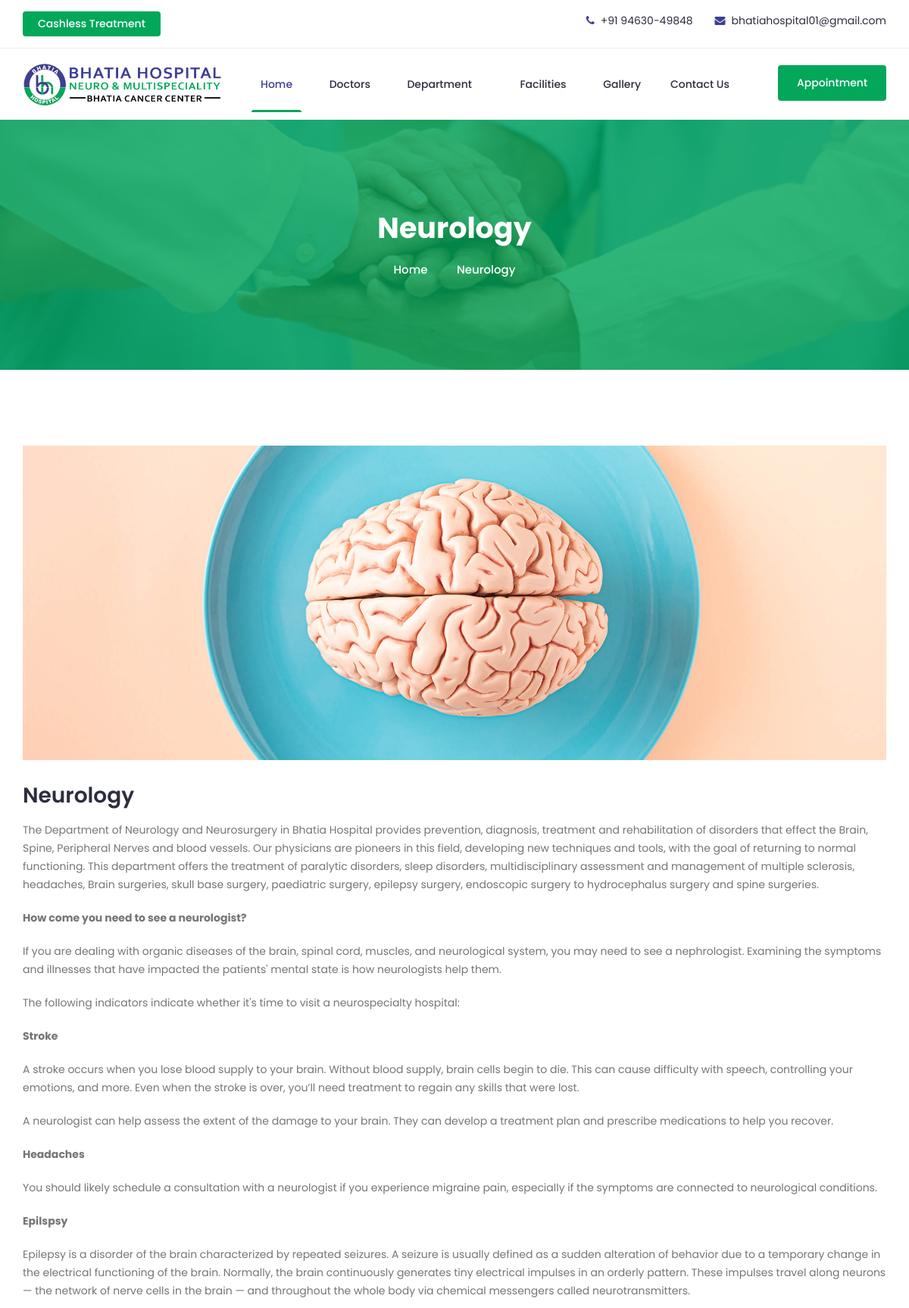
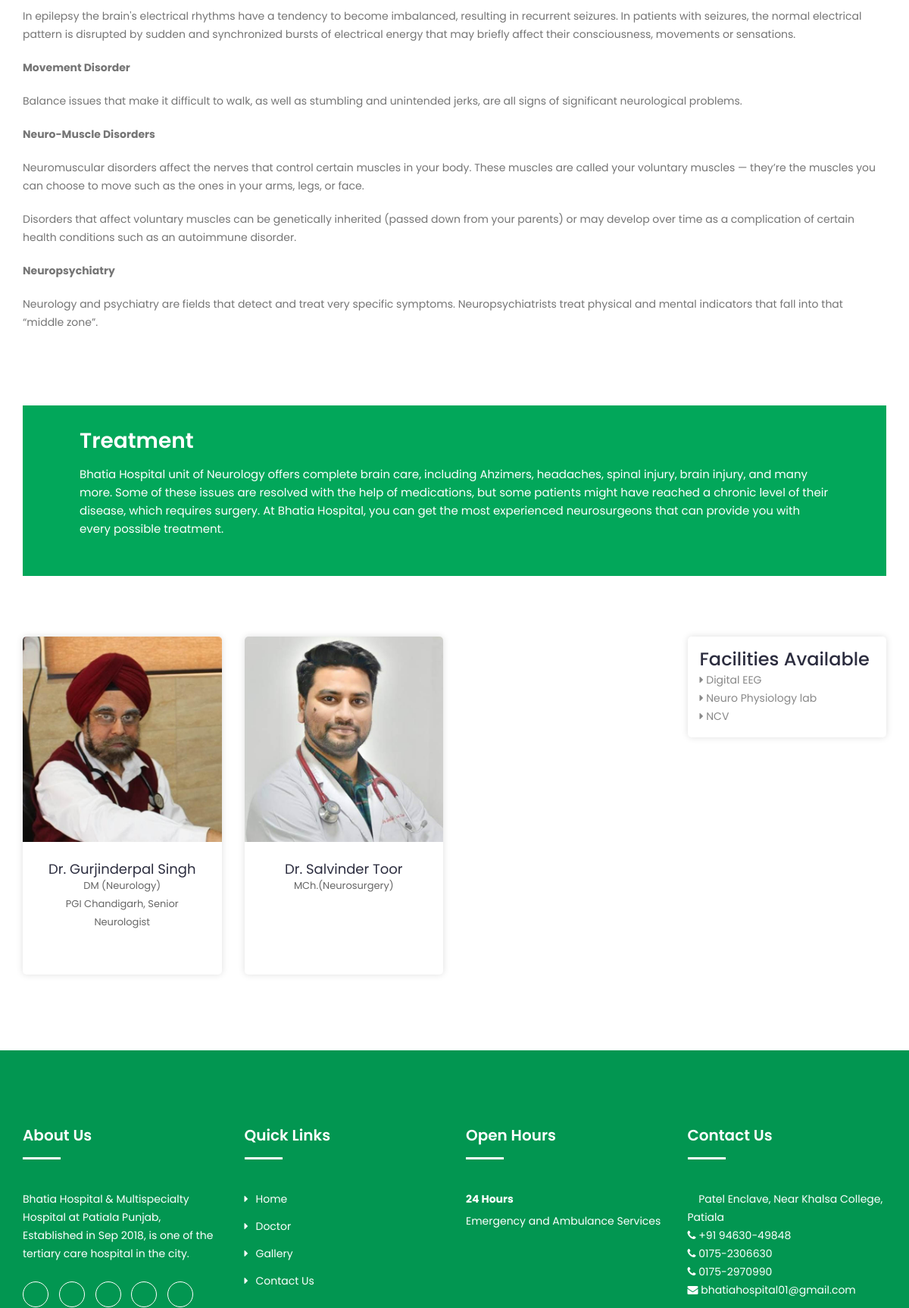
/Neurology.php?dep=Neurology (upper part), run on the app's committed database (2 pictures, top to bottom).
### tables this page shows
CREATE TABLE `department` (
  `dep_id` int(11) NOT NULL,
  `dep_title` text NOT NULL,
  `dep_des` text NOT NULL,
  `dep_feat_img` varchar(200) NOT NULL,
  `treatments` text NOT NULL,
  `orderno` int(11) NOT NULL
);

### Neurology.php (the view, shortened to what this page needs)
<?php include_once 'header.php';?>
<?php include_once 'connect.php'; ?>
<div class="breadcrumbs overlay">
<div class="container">
<div class="bread-inner">
<div class="row">
<div class="col-12">
<h2>Neurology</h2>
<ul class="bread-list">
<li><a href="index.php">Home</a></li>
<li><i class="icofont-simple-right"></i></li>
<li class="active">Neurology</li>
</ul>
</div>
</div>
</div>
</div>
</div>
<div class="service-details-area section">
<div class="container">
<div class="services-details-img">
<?php
	$sql="select * from department where dep_title='".$_GET['dep']."'";
	$rs=$conn->query($sql);
	while($row = $rs->fetch_assoc())
	{
?>
<img src="admin2/files/<?php echo $row['dep_feat_img']; ?>" alt="#"  >
<h2><?php echo $row['dep_title']; ?></h2>
<?php echo htmlspecialchars_decode($row['dep_des']); ?>
</div>
<br></br>
<div class="services-details-img">
<blockquote>
	<h2>Treatment</h2>
	<?php echo htmlspecialchars_decode($row['treatments']); ?>
</blockquote>
</div>
</div>
<?php
	}
?>
<section class="team single-page">
<div class="container">
<div class="row">
<div class="col-lg-3 col-md-6 col-12">
<div class="single-team">
<div class="t-head">
<img src="img/gurjinderpal.jpg" alt="#">
</div>
<div class="t-bottom">
<h2><a href="Dr-Gurjinderpal-Singh.php">Dr. Gurjinderpal Singh </a></h2>
<p>DM (Neurology)<br>PGI Chandigarh, Senior Neurologist</p>
</div>
</div>
</div>
<div class="col-lg-3 col-md-6 col-12">
<div class="single-team">
<div class="t-head">
<img src="img/Dr-Salvinder-Toor.jpg" alt="#">
</div>
<div class="t-bottom"><h2>
<a href="Dr-Salvinder-Toor.php">Dr. Salvinder Toor </a>
</h2><p>MCh.(Neurosurgery)</p>
</div>
</div>
</div>
<div class="col-lg-3 col-md-6 col-12"></div>
<div class="col-lg-3 col-md-6 col-12">
<div class="single-team1">
<h4>Facilities Available</h4>
<ul>
<li><i class="fa fa-caret-right"></i> Digital EEG</li>
<li><i class="fa fa-caret-right"></i> Neuro Physiology lab </li>
<li><i class="fa fa-caret-right"></i> NCV </li>
</ul>
</div>
</div>
</div>
</div>
</div>
<?php include_once 'footer.php';?>

### css/color/color1.css (style rules this page uses)
.accordion li a.active,#scrollUp,.team .t-icon a,.slicknav_menu .slicknav_icon-bar,.color-plate .color-plate-icon,.header .nav li a::before,.header .single-widget i,.header .right-bar a,.header .search-form button,.slider .single-slider .btn,.slider .single-slider .btn.primary:before,.slider .owl-carousel .owl-nav div,.schedule .single-schedule,.schedule .single-schedule:before,.Feautes .single-features:hover .signle-icon i,.why-choose .choose-left h3:before,.why-choose .choose-left .list li i,.why-choose .choose-right .video,.call-action .content .btn:before,.call-action .content .btn:hover,.portfolio .single-pf:before,.pf-details .image-slider .owl-carousel .owl-nav div:hover,.pf-details .date,.pf-details .body-text .share ul li a:hover,.services-details-img blockquote,.departments .department-tab .tab-pane .department-left .list li i,.pricing-table .table-list i,.doctor-details-area .doctor-details-left .social li a:hover,.blog .single-news .news-content:before,.blog .single-news .news-body .date,.main-sidebar .single-widget .title::before,.main-sidebar .search .button:hover,.main-sidebar .side-tags .tag a:hover,.news-single .prev-next li a:hover,.news-single .single-comments a,.news-single .form-group.button .btn,.appointment .form-group .list li:hover,.appointment.single-page .work-hour,.login .login-form h2:before,.login .form .btn:hover,.login .login-form .checkbox label::after,.register .register-form h2:before,.register .form .btn:hover,.register .register-form .checkbox label::after,.contact-us .contact-us-form h2:before,.contact-us .form .btn:hover,.contact-us .contact-us-form .checkbox label::after,.contact-us .single-info,.contact-us .single-info:before,.error-page .search-form .btn,.doctor-calendar-table table thead tr th,.doctor-calendar-table table tbody tr td:hover,.about-content ul li:hover i,.single-vision-box .icon,.single-vision-box::before,.our-mission-content ul li:hover .icon,.footer .copyright,.footer .footer-top,.preloader::before,.preloader::after,.btn,.overlay:before,.pagination .pagination-list li.active a,.pagination .pagination-list li:hover a { background:#02a75a }

### css/custom.css (style rules this page uses)
.t-bottom { min-height: 175px; }
.single-team1 { text-align: left; box-shadow: 0 0 10px #00000021; border-radius: 5px; padding: 16px; margin-top: 30px; }
.services-details-img blockquote h2 { color:#fff; }
.services-details-img blockquote p { color:#fff; }

### data on the page
department: dep_feat_img (picture), dep_title "Neurology", dep_des "The Department of Neurology and Neurosurgery in Bhatia Hospital provides prevention, diagnosis, treatment and rehabilitation of disorders that effect the Brain, Spine, Peripheral Nerves and blood vessels. Our physicians are pioneers in this field, developing new techniques and tools, with the goal of returning to normal functioning. This department offers the treatment of paralytic disorders, sleep disorders, multidisciplinary assessment and management of multiple sclerosis, headaches, Brain surgeries, skull base surgery, paediatric surgery, epilepsy surgery, endoscopic surgery to hydrocephalus surgery and spine surgeries. How come you need to see a neurologist? If you are dealing with…", treatments "Bhatia Hospital unit of Neurology offers complete brain care, including Ahzimers, headaches, spinal injury, brain injury, and many more. Some of these issues are resolved with the help of medications, but some patients might have reached a chronic level of their disease, which requires surgery. At Bhatia Hospital, you can get the most experienced neurosurgeons that can provide you with every possible treatment."
